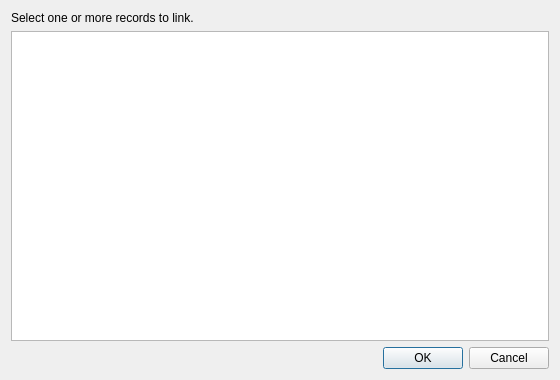
<?xml version="1.0" encoding="UTF-8"?>
<ui version="4.0">
 <class>RecordPicker</class>
 <widget class="QDialog" name="dialog_record_picker">
  <property name="windowTitle"><string>Select linked records</string></property>
  <property name="minimumSize"><size><width>560</width><height>380</height></size></property>
  <layout class="QVBoxLayout" name="layout_records">
   <item><widget class="QLabel" name="label_instructions"><property name="text"><string>Select one or more records to link.</string></property></widget></item>
   <item><widget class="QTableView" name="table_records">
    <property name="selectionBehavior"><enum>QAbstractItemView::SelectRows</enum></property>
    <property name="selectionMode"><enum>QAbstractItemView::ExtendedSelection</enum></property>
    <property name="sortingEnabled"><bool>true</bool></property>
   </widget></item>
   <item><widget class="QDialogButtonBox" name="buttons_records"><property name="standardButtons"><set>QDialogButtonBox::Cancel|QDialogButtonBox::Ok</set></property></widget></item>
  </layout>
 </widget>
 <resources/>
 <connections/>
</ui>
